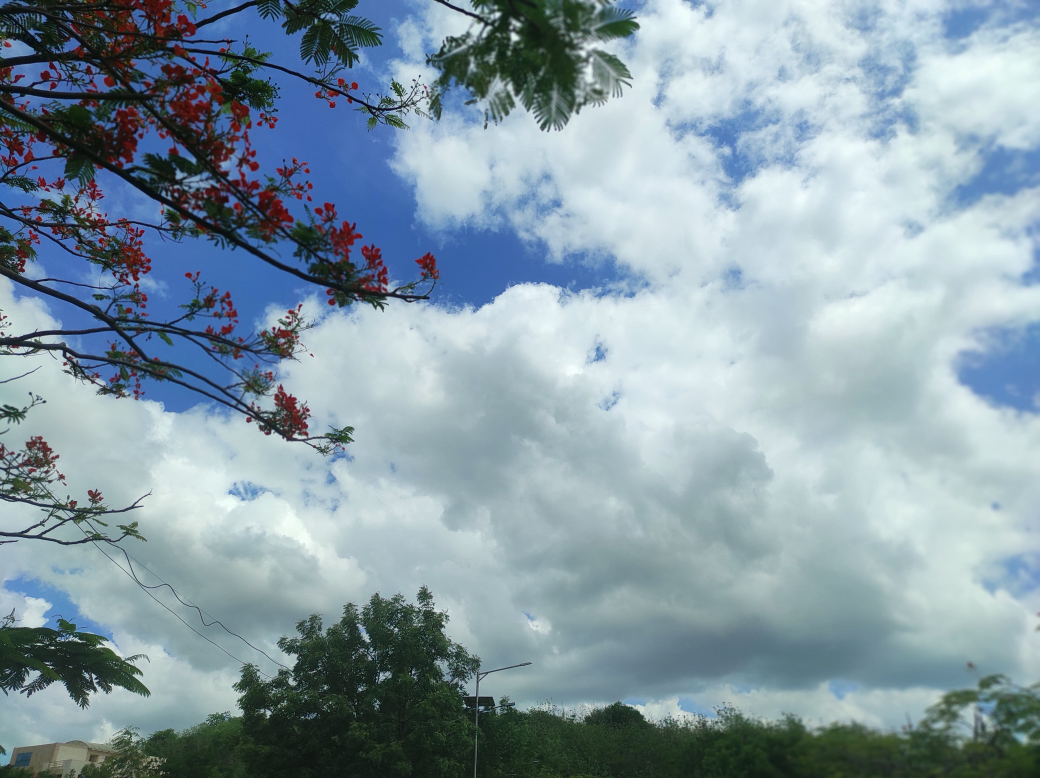
#> input picture pictures/cloud.jpg, 4160 x 3112 px (shown at 1/4 size)
$ jupyter execute ImageManipulation.ipynb
#> lines starting #> are read from the running program, lines starting #| are printed output that depends on the picture
### Adding NOise to the image

[cell 1]
import cv2
import numpy as np
from matplotlib import pyplot as plt
from IPython.display import clear_output

[cell 2]
# Load the image
img = cv2.imread('pictures/cloud.jpg')
#> img is the input picture: shape (3112, 4160, 3); mean B, G, R 165.4, 154.5, 134.1

# Generate random Gaussian noise
mean = 0
stddev = 180
noise = np.zeros(img.shape, np.uint8)  # Create an empty image (same shape)
cv2.randn(noise, mean, stddev)  # Fill with Gaussian noise
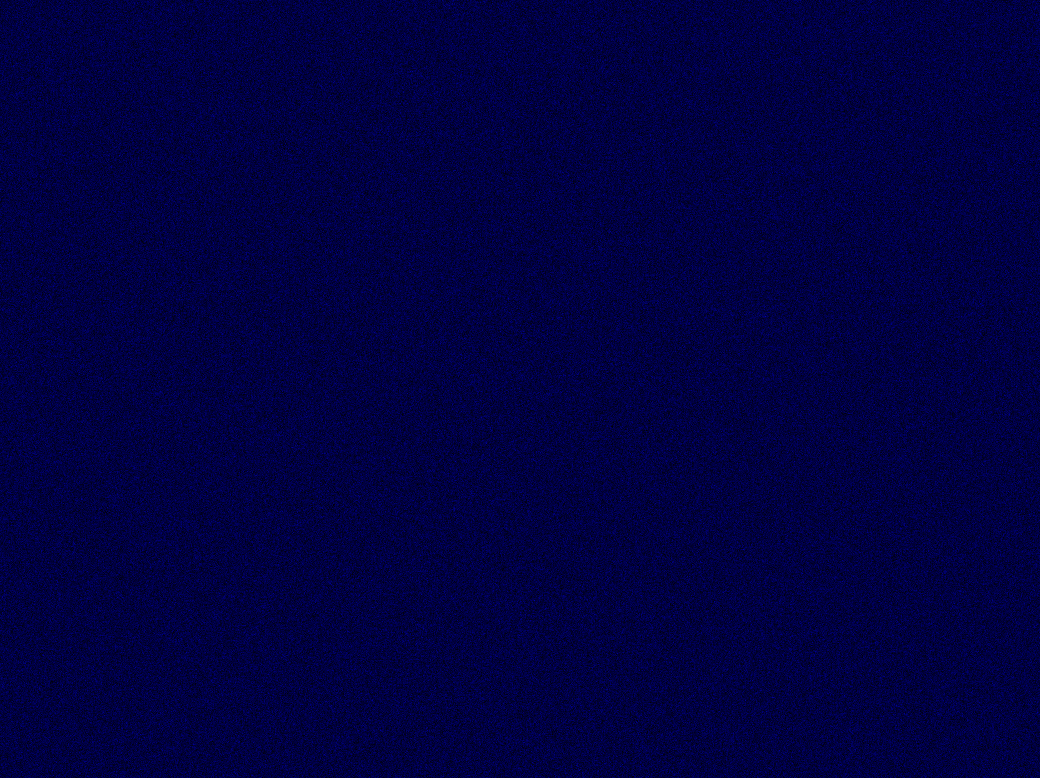
#> noise: shape (3112, 4160, 3) (shown at 1/4 size); mean of channels 0, 1, 2 65.5, 0, 0; drawn as B, G, R

# Add noise to image
noisy_img = cv2.add(img, noise)
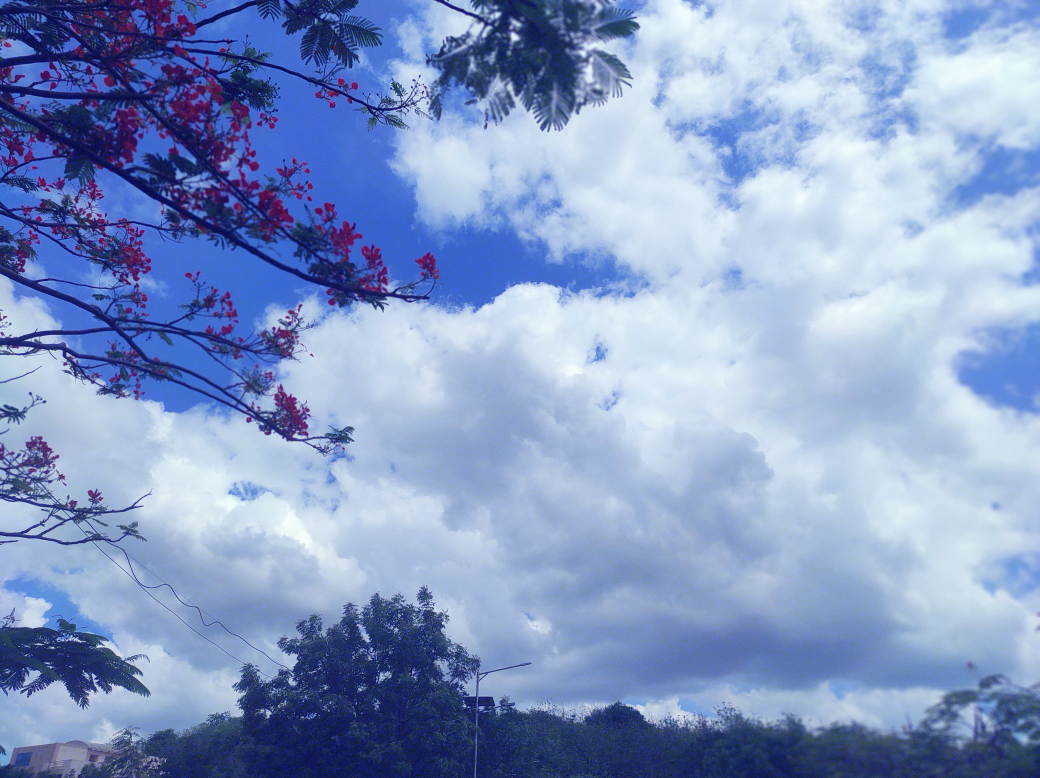
#> noisy_img: shape (3112, 4160, 3) (shown at 1/4 size); mean B, G, R 197.3, 154.5, 134.1

# Save noisy image
cv2.imwrite('pictures/noisy_cloud.jpg', noisy_img)

# Read and display the noisy image
imshow = cv2.imread('pictures/noisy_cloud.jpg')
plt.imshow(cv2.cvtColor(imshow, cv2.COLOR_BGR2RGB))
#> (this line was passed over: IPython is not available in this run)
plt.axis('off')
#> (this line was passed over: IPython is not available in this run)
plt.show()

#### Resizing and Rescaling

[cell 3]
import cv2 as cv
import numpy as np
from matplotlib import pyplot as plt   #  fixed import

img = cv.imread("pictures/dog.jpg")
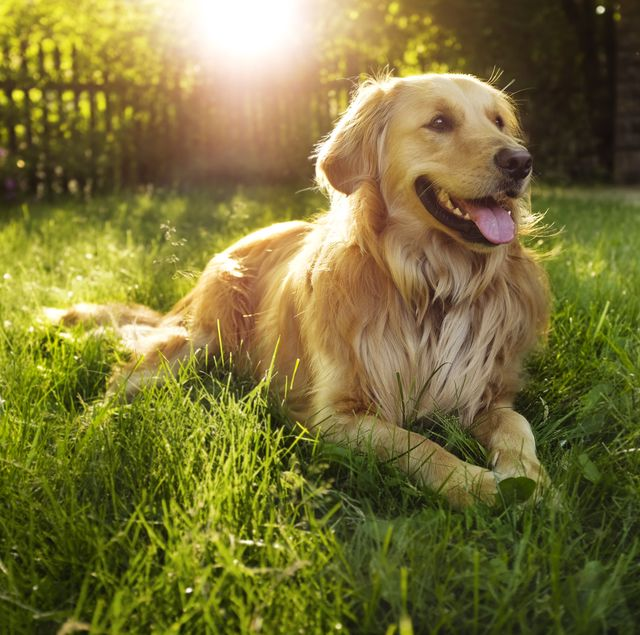
#> input picture pictures/dog.jpg, 640 x 635 px
#> img is the input picture: shape (635, 640, 3); mean B, G, R 56.4, 114.9, 122.6
cv.imshow("Original image",img)
# Function to rescale frames   works for images,videos
def rescaleFrame(frame, scale=0.75):
#> called with scale = 0.75
    width = int(frame.shape[1] * scale)   #  correct width
#> width = 480
    height = int(frame.shape[0] * scale)  #  correct height
#> height = 476
    dimensions = (width, height)
#> dimensions = (480, 476)
    return cv.resize(frame, dimensions, interpolation=cv.INTER_AREA)

resized_img = rescaleFrame(img)
cv.imshow("resized image",resized_img)

# Read video
capture = cv.VideoCapture('videos/ammujay.mp4')
while True:
    isTrue, frame = capture.read()
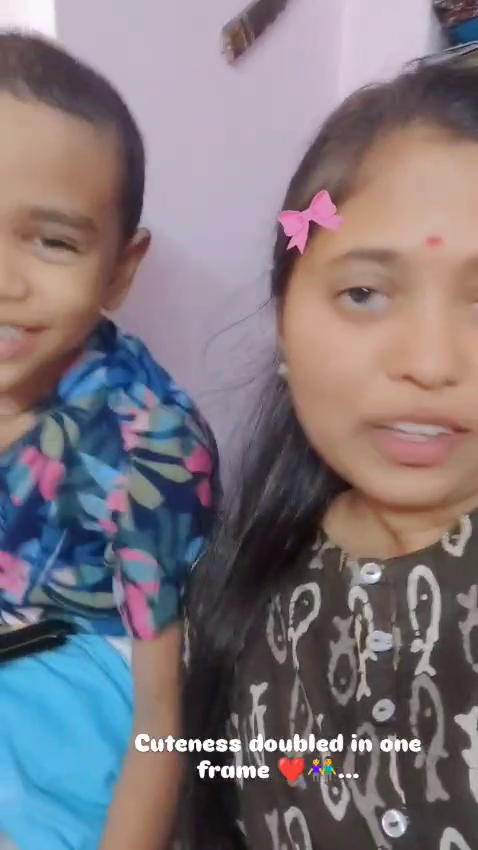
#> input picture frame 9 of videos/ammujay.mp4, 478 x 850 px
#> frame is the input picture: shape (850, 478, 3); mean B, G, R 124.3, 117.9, 126.7
    if not isTrue:   #  stop when video ends
        break
    frame_resized = rescaleFrame(frame)

    cv.imshow('Video', frame)
    cv.imshow('Video Resized', frame_resized)

    if cv.waitKey(20) & 0xFF == ord('d'):
#> (key Esc is pressed here)
        break

def changeRes(width,height):#only works for live video
    capture.set(3,width)
    capture.set(4,height)

capture.release()   #  release capture
cv.destroyAllWindows()
